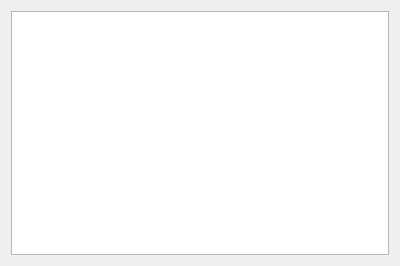
<?xml version="1.0" encoding="UTF-8"?>
<ui version="4.0">
 <class>Reader</class>
 <widget class="QWidget" name="Reader">
  <property name="geometry">
   <rect>
    <x>0</x>
    <y>0</y>
    <width>400</width>
    <height>266</height>
   </rect>
  </property>
  <property name="sizePolicy">
   <sizepolicy hsizetype="Minimum" vsizetype="Minimum">
    <horstretch>0</horstretch>
    <verstretch>0</verstretch>
   </sizepolicy>
  </property>
  <property name="windowTitle">
   <string>Frame</string>
  </property>
  <property name="title" stdset="0">
   <string>Exponential</string>
  </property>
  <property name="checkable" stdset="0">
   <bool>true</bool>
  </property>
  <layout class="QHBoxLayout" name="horizontalLayout">
   <item>
    <widget class="QTreeView" name="treeView"/>
   </item>
  </layout>
 </widget>
 <resources/>
 <connections/>
</ui>
